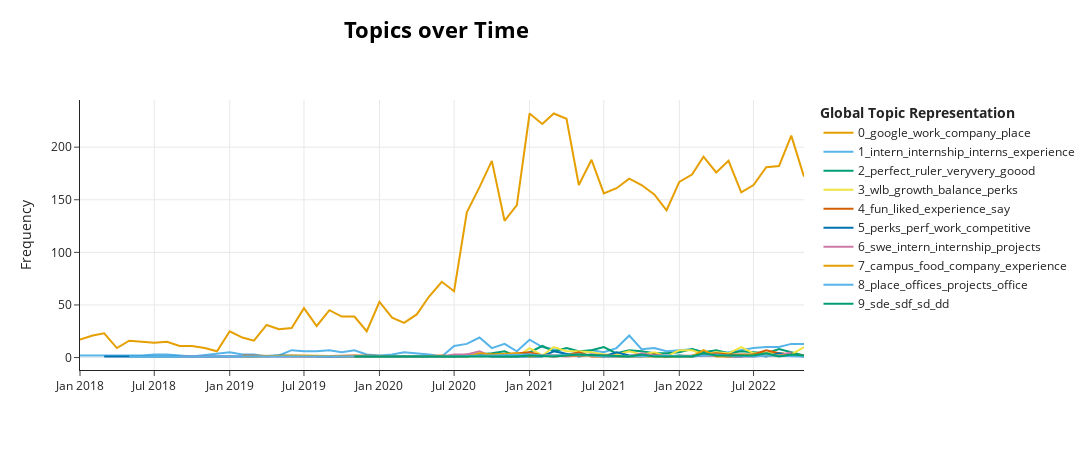

This figure's notebook cell:
### Code cell
topics_over_time = topic_model.topics_over_time(reviews, timestamps)
topics_over_time = topics_over_time[topics_over_time["Timestamp"] >= "2018-01-01"]
topic_model.visualize_topics_over_time(topics_over_time, top_n_topics=10)

### Figure 1 — Plotly figure (JSON) as saved in the notebook; plotly's stock layout.template omitted (floating-point values rounded to 4 significant figures)
{"data": [{"hoverinfo": "text", "hovertext": ["<b>Topic 0</b><br>Words: work, company, google, scale, balance", "<b>Topic 0</b><br>Words: google, engineer, company, chief, environment", "<b>Topic 0</b><br>Words: work, google, engineer, hardware, projects", "<b>Topic 0</b><br>Words: google, work, company, decline, news", "<b>Topic 0</b><br>Words: level, google, engineer, india, profession", "<b>Topic 0</b><br>Words: engineer, company, software, smart, businiss", "<b>Topic 0</b><br>Words: google, company, intelligence, mtv, management", "<b>Topic 0</b><br>Words: google, work, meetings, benefits, company", "<b>Topic 0</b><br>Words: google, data, products, company, privacy", "<b>Topic 0</b><br>Words: projects, place, company, google, environment", "<b>Topic 0</b><br>Words: google, code, work, impact, office", "<b>Topic 0</b><br>Words: wa, amazons, influenced, google, culture", "<b>Topic 0</b><br>Words: company, engineering, culture, engineer, challenges", "<b>Topic 0</b><br>Words: company, work, management, salary, interview", "<b>Topic 0</b><br>Words: residents, place, company, culture, employment", "<b>Topic 0</b><br>Words: google, work, company, managers, benefits", "<b>Topic 0</b><br>Words: google, company, leadership, degree, salary", "<b>Topic 0</b><br>Words: google, company, food, culture, environment", "<b>Topic 0</b><br>Words: google, company, smart, engineering, offices", "<b>Topic 0</b><br>Words: finance, company, google, org, place", "<b>Topic 0</b><br>Words: work, google, company, place, culture", "<b>Topic 0</b><br>Words: place, company, culture, environment, job", "<b>Topic 0</b><br>Words: work, company, place, money, institutionalized", "<b>Topic 0</b><br>Words: place, work, smart, company, experience", "<b>Topic 0</b><br>Words: google, place, company, employees, perks", "<b>Topic 0</b><br>Words: work, company, place, perks, benefits", "<b>Topic 0</b><br>Words: company, google, place, culture, perks", "<b>Topic 0</b><br>Words: datacenter, company, floor, google, food", "<b>Topic 0</b><br>Words: company, work, google, place, software", "<b>Topic 0</b><br>Words: work, company, google, place, pay", "<b>Topic 0</b><br>Words: underleveled, company, employees, environment, balance", "<b>Topic 0</b><br>Words: work, company, place, culture, job", "<b>Topic 0</b><br>Words: work, company, place, balance, culture", "<b>Topic 0</b><br>Words: company, google, place, culture, benefits", "<b>Topic 0</b><br>Words: work, place, company, environment, management", "<b>Topic 0</b><br>Words: company, google, place, salary, environment", "<b>Topic 0</b><br>Words: company, place, culture, cons, benefits", "<b>Topic 0</b><br>Words: google, company, place, culture, benefits", "<b>Topic 0</b><br>Words: work, place, company, culture, benefits", "<b>Topic 0</b><br>Words: work, place, company, cons, benefits", "<b>Topic 0</b><br>Words: work, place, company, culture, environment", "<b>Topic 0</b><br>Words: work, google, company, place, environment", "<b>Topic 0</b><br>Words: company, cons, culture, balance, benefits", "<b>Topic 0</b><br>Words: google, company, place, environment, benefits", "<b>Topic 0</b><br>Words: work, company, place, culture, benefits", "<b>Topic 0</b><br>Words: google, work, company, place, benefits", "<b>Topic 0</b><br>Words: work, google, company, environment, experience", "<b>Topic 0</b><br>Words: work, company, balance, culture, environment", "<b>Topic 0</b><br>Words: work, place, google, company, benefits", "<b>Topic 0</b><br>Words: google, work, company, place, cons", "<b>Topic 0</b><br>Words: company, place, culture, salary, environment", "<b>Topic 0</b><br>Words: work, google, company, place, life", "<b>Topic 0</b><br>Words: work, company, culture, environment, benefits", "<b>Topic 0</b><br>Words: work, company, pay, culture, benefits", "<b>Topic 0</b><br>Words: company, place, culture, environment, management", "<b>Topic 0</b><br>Words: company, salary, environment, perks, benefits", "<b>Topic 0</b><br>Words: google, company, place, environment, benefits", "<b>Topic 0</b><br>Words: google, culture, company, place, cons", "<b>Topic 0</b><br>Words: work, place, company, balance, experience"], "marker": {"color": "#E69F00"}, "mode": "lines", "name": "0_google_work_company_place", "type": "scatter", "x": ["2018-01-01T00:00:00", "2018-02-01T00:00:00", "2018-03-01T00:00:00", "2018-04-01T00:00:00", "2018-05-01T00:00:00", "2018-06-01T00:00:00", "2018-07-01T00:00:00", "2018-08-01T00:00:00", "2018-09-01T00:00:00", "2018-10-01T00:00:00", "2018-11-01T00:00:00", "2018-12-01T00:00:00", "2019-01-01T00:00:00", "2019-02-01T00:00:00", "2019-03-01T00:00:00", "2019-04-01T00:00:00", "2019-05-01T00:00:00", "2019-06-01T00:00:00", "2019-07-01T00:00:00", "2019-08-01T00:00:00", "2019-09-01T00:00:00", "2019-10-01T00:00:00", "2019-11-01T00:00:00", "2019-12-01T00:00:00", "2020-01-01T00:00:00", "2020-02-01T00:00:00", "2020-03-01T00:00:00", "2020-04-01T00:00:00", "2020-05-01T00:00:00", "2020-06-01T00:00:00", "2020-07-01T00:00:00", "2020-08-01T00:00:00", "2020-09-01T00:00:00", "2020-10-01T00:00:00", "2020-11-01T00:00:00", "2020-12-01T00:00:00", "2021-01-01T00:00:00", "2021-02-01T00:00:00", "2021-03-01T00:00:00", "2021-04-01T00:00:00", "2021-05-01T00:00:00", "2021-06-01T00:00:00", "2021-07-01T00:00:00", "2021-08-01T00:00:00", "2021-09-01T00:00:00", "2021-10-01T00:00:00", "2021-11-01T00:00:00", "2021-12-01T00:00:00", "2022-01-01T00:00:00", "2022-02-01T00:00:00", "2022-03-01T00:00:00", "2022-04-01T00:00:00", "2022-05-01T00:00:00", "2022-06-01T00:00:00", "2022-07-01T00:00:00", "2022-08-01T00:00:00", "2022-09-01T00:00:00", "2022-10-01T00:00:00", "2022-11-01T00:00:00"], "y": [17, 21, 23, 9, 16, 15, 14, 15, 11, 11, 9, 6, 25, 19, 16, 31, 27, 28, 47, 30, 45, 39, 39, 25, 53, 38, 33, 41, 58, 72, 63, 138, 162, 187, 130, 145, 232, 222, 232, 227, 164, 188, 156, 161, 170, 164, 155, 140, 167, 174, 191, 176, 187, 157, 164, 181, 182, 211, 172]}, {"hoverinfo": "text", "hovertext": ["<b>Topic 1</b><br>Words: intern, internship, wellsuited, testlike, experience", "<b>Topic 1</b><br>Words: strived, highschool, lifelong, eye, intern", "<b>Topic 1</b><br>Words: intern, toolssystems, thumbs, googleplex, program", "<b>Topic 1</b><br>Words: intern, month, internship, interview, engineer", "<b>Topic 1</b><br>Words: intern, emea, internship, tasks, promotions", "<b>Topic 1</b><br>Words: intern, freshmansophomore, interns, interning, practicum", "<b>Topic 1</b><br>Words: summers, montreal, stories, students, internship", "<b>Topic 1</b><br>Words: internships, matching, interviews, internship, millions", "<b>Topic 1</b><br>Words: internship, host, events, flexiblehard, intern", "<b>Topic 1</b><br>Words: intern, helpdesk, fastpaced, internship, guidance", "<b>Topic 1</b><br>Words: internship, intern, interns, relocation, refactoring", "<b>Topic 1</b><br>Words: thanks, internship, company, food, intern", "<b>Topic 1</b><br>Words: traffic, city, summer, internship, intern", "<b>Topic 1</b><br>Words: intern, internship, resources, interviews, interns", "<b>Topic 1</b><br>Words: intern, programming, experience, tasks, undergraduates", "<b>Topic 1</b><br>Words: intern, internship, monoculture, code, projects", "<b>Topic 1</b><br>Words: intern, internship, munich, experience, interns", "<b>Topic 1</b><br>Words: internship, intern, classes, host, fulltime", "<b>Topic 1</b><br>Words: intern, internship, rents, officecampus, internshipfull", "<b>Topic 1</b><br>Words: internship, recommend, engineeringdevelopmentpm, software, intern", "<b>Topic 1</b><br>Words: boring, sport, zurich, internships, facilities", "<b>Topic 1</b><br>Words: internship, south, quirky, intern, sf", "<b>Topic 1</b><br>Words: internship, interviews, vegetarian, experience, interns", "<b>Topic 1</b><br>Words: internship, intern, developmental, obligations, attend", "<b>Topic 1</b><br>Words: supporting, internship, intern, learning, experience", "<b>Topic 1</b><br>Words: intern, internship, interns, experience, energy", "<b>Topic 1</b><br>Words: internship, interns, intern, host, sessions", "<b>Topic 1</b><br>Words: internship, intern, interns, experience, didnt", "<b>Topic 1</b><br>Words: intern, internship, interns, interviews, experience", "<b>Topic 1</b><br>Words: internship, intern, experience, google, projects", "<b>Topic 1</b><br>Words: internship, intern, freedoms, engineerinternship, oncampus", "<b>Topic 1</b><br>Words: internship, intern, experience, interns, environment", "<b>Topic 1</b><br>Words: intern, internship, interns, relaxed, summer", "<b>Topic 1</b><br>Words: internship, intern, interns, summer, experience", "<b>Topic 1</b><br>Words: internship, intern, ppo, internships, welcoming", "<b>Topic 1</b><br>Words: intern, internship, eu, stakeholders, london", "<b>Topic 1</b><br>Words: intern, internship, experience, mentorshiphost, internsip", "<b>Topic 1</b><br>Words: internship, intern, virtual, adavantages, explore", "<b>Topic 1</b><br>Words: intern, interns, internship, experience, googleinvolved", "<b>Topic 1</b><br>Words: intern, internship, interns, experience, host", "<b>Topic 1</b><br>Words: intern, internship, remotely, integrated, kitchens", "<b>Topic 1</b><br>Words: intern, internship, experience, summer, remotely", "<b>Topic 1</b><br>Words: intern, internship, 2021, googler, activities", "<b>Topic 1</b><br>Words: internship, intern, intersects, freshman, redundant", "<b>Topic 1</b><br>Words: intern, internship, experience, software, inviroment", "<b>Topic 1</b><br>Words: intern, graphs, internship, mentorship, responsibility", "<b>Topic 1</b><br>Words: intern, certificate, internship, qualities, online", "<b>Topic 1</b><br>Words: intern, internship, board, imposter, experience", "<b>Topic 1</b><br>Words: intern, internship, interns, 200k, experience", "<b>Topic 1</b><br>Words: intern, internship, interns, experience, engineering", "<b>Topic 1</b><br>Words: intern, internship, experience, interview, interns", "<b>Topic 1</b><br>Words: intern, interns, internship, bootcamp, program", "<b>Topic 1</b><br>Words: internship, intern, experience, interns, process", "<b>Topic 1</b><br>Words: internship, intern, interns, experience, projects"], "marker": {"color": "#56B4E9"}, "mode": "lines", "name": "1_intern_internship_interns_experience", "type": "scatter", "x": ["2018-01-01T00:00:00", "2018-03-01T00:00:00", "2018-04-01T00:00:00", "2018-06-01T00:00:00", "2018-07-01T00:00:00", "2018-08-01T00:00:00", "2018-09-01T00:00:00", "2018-10-01T00:00:00", "2019-01-01T00:00:00", "2019-02-01T00:00:00", "2019-03-01T00:00:00", "2019-04-01T00:00:00", "2019-05-01T00:00:00", "2019-06-01T00:00:00", "2019-07-01T00:00:00", "2019-08-01T00:00:00", "2019-09-01T00:00:00", "2019-10-01T00:00:00", "2019-11-01T00:00:00", "2019-12-01T00:00:00", "2020-01-01T00:00:00", "2020-02-01T00:00:00", "2020-03-01T00:00:00", "2020-05-01T00:00:00", "2020-06-01T00:00:00", "2020-07-01T00:00:00", "2020-08-01T00:00:00", "2020-09-01T00:00:00", "2020-10-01T00:00:00", "2020-11-01T00:00:00", "2020-12-01T00:00:00", "2021-01-01T00:00:00", "2021-02-01T00:00:00", "2021-03-01T00:00:00", "2021-04-01T00:00:00", "2021-05-01T00:00:00", "2021-06-01T00:00:00", "2021-07-01T00:00:00", "2021-08-01T00:00:00", "2021-09-01T00:00:00", "2021-10-01T00:00:00", "2021-11-01T00:00:00", "2021-12-01T00:00:00", "2022-01-01T00:00:00", "2022-02-01T00:00:00", "2022-03-01T00:00:00", "2022-04-01T00:00:00", "2022-05-01T00:00:00", "2022-06-01T00:00:00", "2022-07-01T00:00:00", "2022-08-01T00:00:00", "2022-09-01T00:00:00", "2022-10-01T00:00:00", "2022-11-01T00:00:00"], "y": [2, 2, 2, 2, 3, 3, 2, 1, 5, 3, 3, 1, 2, 7, 6, 6, 7, 5, 7, 3, 2, 3, 5, 3, 1, 11, 13, 19, 9, 13, 6, 17, 10, 8, 3, 5, 7, 5, 9, 21, 8, 9, 6, 7, 8, 5, 4, 5, 7, 9, 10, 10, 13, 13]}, {"hoverinfo": "text", "hovertext": ["<b>Topic 2</b><br>Words: time, ruler, goood, happy, best", "<b>Topic 2</b><br>Words: perfect, ruler, veryvery, happy, best", "<b>Topic 2</b><br>Words: comments, beat, aspects, ruler, veryvery", "<b>Topic 2</b><br>Words: perfect, ruler, veryvery, goood, best", "<b>Topic 2</b><br>Words: class, best, ruler, veryvery, goood", "<b>Topic 2</b><br>Words: fantabulous, moment, perfect, ruler, veryvery", "<b>Topic 2</b><br>Words: begining, domt, sleep, place, ruler", "<b>Topic 2</b><br>Words: style, dubious, ethically, negatives, grow", "<b>Topic 2</b><br>Words: hooray, unhappy, negative, ruler, internet", "<b>Topic 2</b><br>Words: persistent, inherent, graceful, attribute, af", "<b>Topic 2</b><br>Words: ruler, internet, bestest, ya, vibes", "<b>Topic 2</b><br>Words: bad, future, ominous, pony, everythjng", "<b>Topic 2</b><br>Words: game, badminton, food, ruler, veryvery", "<b>Topic 2</b><br>Words: man, nie, happy, faced, fine", "<b>Topic 2</b><br>Words: bad, ede, absolutamente, knowledge, al", "<b>Topic 2</b><br>Words: pro, verygood, goog, happy, dicj", "<b>Topic 2</b><br>Words: nonnon, goodgood, settled, best, life", "<b>Topic 2</b><br>Words: drop, question, alright, perfect, stuff", "<b>Topic 2</b><br>Words: quality, terrific, current, learned, bad", "<b>Topic 2</b><br>Words: timepass, ananana, nanana, nanananana, nana", "<b>Topic 2</b><br>Words: cheers, negative, fine, doesnt, problems", "<b>Topic 2</b><br>Words: spot, experiment, easy, ruler, veryvery", "<b>Topic 2</b><br>Words: good, terrible, issuw, extradinary, hey", "<b>Topic 2</b><br>Words: nope, thanks, pretty, jolly, powerful", "<b>Topic 2</b><br>Words: lie, ruler, veryvery, goood, happy", "<b>Topic 2</b><br>Words: perundurai, gteat, juper, hreat, ruler", "<b>Topic 2</b><br>Words: fi, superb, reproduce, uc, hai", "<b>Topic 2</b><br>Words: nothnig, fine, associate, ruler, veryvery", "<b>Topic 2</b><br>Words: niceall, awesomesism, omuamua, sights, hermes", "<b>Topic 2</b><br>Words: eyes, handsome, reliable, things, fine", "<b>Topic 2</b><br>Words: bad, graeat, nicess, happy, mind", "<b>Topic 2</b><br>Words: honest, zero, support, perfect, ruler"], "marker": {"color": "#009E73"}, "mode": "lines", "name": "2_perfect_ruler_veryvery_goood", "type": "scatter", "x": ["2019-08-01T00:00:00", "2020-05-01T00:00:00", "2020-06-01T00:00:00", "2020-07-01T00:00:00", "2020-08-01T00:00:00", "2020-09-01T00:00:00", "2020-10-01T00:00:00", "2020-11-01T00:00:00", "2020-12-01T00:00:00", "2021-01-01T00:00:00", "2021-02-01T00:00:00", "2021-03-01T00:00:00", "2021-04-01T00:00:00", "2021-05-01T00:00:00", "2021-06-01T00:00:00", "2021-07-01T00:00:00", "2021-08-01T00:00:00", "2021-09-01T00:00:00", "2021-10-01T00:00:00", "2021-11-01T00:00:00", "2021-12-01T00:00:00", "2022-01-01T00:00:00", "2022-02-01T00:00:00", "2022-03-01T00:00:00", "2022-04-01T00:00:00", "2022-05-01T00:00:00", "2022-06-01T00:00:00", "2022-07-01T00:00:00", "2022-08-01T00:00:00", "2022-09-01T00:00:00", "2022-10-01T00:00:00", "2022-11-01T00:00:00"], "y": [1, 1, 1, 1, 2, 3, 4, 6, 1, 5, 11, 6, 9, 6, 7, 10, 4, 7, 6, 4, 4, 5, 8, 5, 7, 4, 6, 5, 4, 8, 5, 2]}, {"hoverinfo": "text", "hovertext": ["<b>Topic 3</b><br>Words: wlb, encourage, collaboration, culture, company", "<b>Topic 3</b><br>Words: wlb, coop, cross, writing, documentation", "<b>Topic 3</b><br>Words: wlb, silently, infrastructure, headquarters, traffic", "<b>Topic 3</b><br>Words: stability, coworkers, projects, company, balance", "<b>Topic 3</b><br>Words: wlb, compensation, balance, company, perks", "<b>Topic 3</b><br>Words: wlb, wfh, knowledgeable, pay, teammates", "<b>Topic 3</b><br>Words: openess, underresourced, stadia, onboard, promising", "<b>Topic 3</b><br>Words: wlb, promo, company, talent, growth", "<b>Topic 3</b><br>Words: wlb, reviewing, perk, perf, progress", "<b>Topic 3</b><br>Words: wlb, ceo, teams, insurances, promotion", "<b>Topic 3</b><br>Words: wlb, backfills, promotion, 2021, pay", "<b>Topic 3</b><br>Words: wlb, wl, contractors, dhdh, color", "<b>Topic 3</b><br>Words: wlb, kitchen, micro, brand, perks", "<b>Topic 3</b><br>Words: wlb, growth, benefit, refreshers, politics", "<b>Topic 3</b><br>Words: wlb, burnout, perks, corporate, compensation", "<b>Topic 3</b><br>Words: wlb, teammates, growth, potentials, jobs", "<b>Topic 3</b><br>Words: wlb, deprecation, perf, peer, balance", "<b>Topic 3</b><br>Words: wlb, benefit, psych, canvas, bulky", "<b>Topic 3</b><br>Words: wlb, faang, procrastinate, analytics, company", "<b>Topic 3</b><br>Words: wlb, applicablecompatible, competitive, micromanaging, longterm", "<b>Topic 3</b><br>Words: wlb, growth, boiler, tracked, cls", "<b>Topic 3</b><br>Words: wlb, horizontals, tlm, organizational, benifits", "<b>Topic 3</b><br>Words: pay, poland, vaccination, lowballs, industry", "<b>Topic 3</b><br>Words: wlb, pittsburgh, shoes, infra, city", "<b>Topic 3</b><br>Words: wlb, decent, tc, starting, growth", "<b>Topic 3</b><br>Words: wlb, mobility, turnoff, teamsdomains, reign", "<b>Topic 3</b><br>Words: wlb, overhire, dependence, catering, visa", "<b>Topic 3</b><br>Words: wlb, avg, confidence, experience, teammates"], "marker": {"color": "#F0E442"}, "mode": "lines", "name": "3_wlb_growth_balance_perks", "type": "scatter", "x": ["2020-08-01T00:00:00", "2020-09-01T00:00:00", "2020-10-01T00:00:00", "2020-11-01T00:00:00", "2020-12-01T00:00:00", "2021-01-01T00:00:00", "2021-02-01T00:00:00", "2021-03-01T00:00:00", "2021-04-01T00:00:00", "2021-05-01T00:00:00", "2021-06-01T00:00:00", "2021-07-01T00:00:00", "2021-08-01T00:00:00", "2021-09-01T00:00:00", "2021-10-01T00:00:00", "2021-11-01T00:00:00", "2021-12-01T00:00:00", "2022-01-01T00:00:00", "2022-02-01T00:00:00", "2022-03-01T00:00:00", "2022-04-01T00:00:00", "2022-05-01T00:00:00", "2022-06-01T00:00:00", "2022-07-01T00:00:00", "2022-08-01T00:00:00", "2022-09-01T00:00:00", "2022-10-01T00:00:00", "2022-11-01T00:00:00"], "y": [1, 2, 2, 1, 1, 9, 2, 10, 6, 6, 5, 3, 3, 6, 3, 5, 1, 7, 7, 3, 5, 4, 10, 4, 4, 4, 3, 10]}, {"hoverinfo": "text", "hovertext": ["<b>Topic 4</b><br>Words: loved, equipment, activities, meals, expect", "<b>Topic 4</b><br>Words: liked, productive, enjoyed, fun, experience", "<b>Topic 4</b><br>Words: boring, world, career, experience, benefits", "<b>Topic 4</b><br>Words: kind, boring, stuff, perks, fun", "<b>Topic 4</b><br>Words: tiring, mean, fun, hours, liked", "<b>Topic 4</b><br>Words: gig, tech, experience, work, enjoyed", "<b>Topic 4</b><br>Words: enjoyed, motivated, challenging, work, liked", "<b>Topic 4</b><br>Words: headache, evaluated, mental, fun, health", "<b>Topic 4</b><br>Words: nights, tired, fun, hours, benefits", "<b>Topic 4</b><br>Words: impersonification, aweosme, relevancy, loved, drivers", "<b>Topic 4</b><br>Words: expirence, fun, joy, professionals, paced", "<b>Topic 4</b><br>Words: experience, fun, liked, bad, depend", "<b>Topic 4</b><br>Words: room, scam, music, spend, gym", "<b>Topic 4</b><br>Words: enjoyed, fun, liked, experience, movie", "<b>Topic 4</b><br>Words: hefty, sides, fabulous, liked, environment", "<b>Topic 4</b><br>Words: counterproductive, experience, incentives, departments, leaders", "<b>Topic 4</b><br>Words: spoke, boring, experience, liked, say", "<b>Topic 4</b><br>Words: nation, serve, fun, liked, experience", "<b>Topic 4</b><br>Words: space, fun, growth, opportunities, work", "<b>Topic 4</b><br>Words: experience, fun, liked, say, enjoyed", "<b>Topic 4</b><br>Words: movie, money, wasnt, stuff, say", "<b>Topic 4</b><br>Words: bother, things, liked, experience, say", "<b>Topic 4</b><br>Words: rocking, ate, pods, liked, nap", "<b>Topic 4</b><br>Words: tired, liked, heavy, loved, experience", "<b>Topic 4</b><br>Words: 1010, satisfying, mediocre, fun, boring", "<b>Topic 4</b><br>Words: point, stressful, fun, experience, say", "<b>Topic 4</b><br>Words: ordinary, liked, complaints, average, quality", "<b>Topic 4</b><br>Words: bad, recommend, kp, marvel, movie", "<b>Topic 4</b><br>Words: loved, liked, laid, night, approach", "<b>Topic 4</b><br>Words: exprerience, intelligent, experience, fun, liked", "<b>Topic 4</b><br>Words: sucked, soooo, regret, performing, stock"], "marker": {"color": "#D55E00"}, "mode": "lines", "name": "4_fun_liked_experience_say", "type": "scatter", "x": ["2019-02-01T00:00:00", "2019-07-01T00:00:00", "2019-11-01T00:00:00", "2020-03-01T00:00:00", "2020-04-01T00:00:00", "2020-06-01T00:00:00", "2020-07-01T00:00:00", "2020-08-01T00:00:00", "2020-09-01T00:00:00", "2020-10-01T00:00:00", "2020-11-01T00:00:00", "2021-01-01T00:00:00", "2021-02-01T00:00:00", "2021-03-01T00:00:00", "2021-04-01T00:00:00", "2021-05-01T00:00:00", "2021-06-01T00:00:00", "2021-08-01T00:00:00", "2021-09-01T00:00:00", "2021-10-01T00:00:00", "2021-11-01T00:00:00", "2021-12-01T00:00:00", "2022-02-01T00:00:00", "2022-03-01T00:00:00", "2022-04-01T00:00:00", "2022-05-01T00:00:00", "2022-07-01T00:00:00", "2022-08-01T00:00:00", "2022-09-01T00:00:00", "2022-10-01T00:00:00", "2022-11-01T00:00:00"], "y": [2, 1, 2, 1, 1, 2, 1, 3, 2, 3, 3, 5, 2, 1, 2, 5, 1, 1, 1, 1, 3, 1, 2, 3, 4, 3, 3, 7, 4, 3, 2]}, {"hoverinfo": "text", "hovertext": ["<b>Topic 5</b><br>Words: limits, basis, contracts, employees, perks", "<b>Topic 5</b><br>Words: offsite, perks, maintain, gym, worklife", "<b>Topic 5</b><br>Words: notch, respect, benefit, perks, employees", "<b>Topic 5</b><br>Words: silo, perks, 100k, perf, options", "<b>Topic 5</b><br>Words: perks, job, environment, perf, competitive", "<b>Topic 5</b><br>Words: variability, benefit, positive, perks, culture", "<b>Topic 5</b><br>Words: perks, tape, competitive, impact, salary", "<b>Topic 5</b><br>Words: hits, perks, launching, perf, imposter", "<b>Topic 5</b><br>Words: tier, smartest, contractors, perks, career", "<b>Topic 5</b><br>Words: advance, room, perks, benefits, perf", "<b>Topic 5</b><br>Words: coworker, facebook, perks, promotion, perf", "<b>Topic 5</b><br>Words: perf, competitive, smart, culture, perks", "<b>Topic 5</b><br>Words: goog, visibility, perks, company, work", "<b>Topic 5</b><br>Words: perks, names, mercy, swag, perf", "<b>Topic 5</b><br>Words: ramp, perks, productive, work, competitive", "<b>Topic 5</b><br>Words: perf, process, benefits, balance, perks", "<b>Topic 5</b><br>Words: lunches, perks, like, management, competitive", "<b>Topic 5</b><br>Words: moving, feels, perks, compensation, perf", "<b>Topic 5</b><br>Words: perf, stressful, perks, compensation, coworkers", "<b>Topic 5</b><br>Words: perks, employer, territory, badge, corp", "<b>Topic 5</b><br>Words: practical, overrated, perk, learning, perks", "<b>Topic 5</b><br>Words: perks, optimising, benifits, unique, competitive", "<b>Topic 5</b><br>Words: certification, joyful, perks, competitive, smart", "<b>Topic 5</b><br>Words: perks, excitement, conversations, sf, collaborative", "<b>Topic 5</b><br>Words: opt, perks, avg, 401k, commute", "<b>Topic 5</b><br>Words: perks, overachievers, smart, competitive, projects", "<b>Topic 5</b><br>Words: culturally, competent, inclusive, contract, perks", "<b>Topic 5</b><br>Words: cash, ration, perks, massage, workload", "<b>Topic 5</b><br>Words: spin, monotonous, perks, perf, competitive", "<b>Topic 5</b><br>Words: perks, pandemic, micromanagey, paternal, solo", "<b>Topic 5</b><br>Words: perks, workdays, overstaffing, notch, relocation", "<b>Topic 5</b><br>Words: dope, perks, friendly, perf, work", "<b>Topic 5</b><br>Words: calls, perks, meetings, environment, work", "<b>Topic 5</b><br>Words: perks, sales, coolers, offerings, restructuring", "<b>Topic 5</b><br>Words: perkz, workload, staff, benefits, perks", "<b>Topic 5</b><br>Words: perks, standups, swag, massages, events", "<b>Topic 5</b><br>Words: routine, perks, documentation, startups, benefits"], "marker": {"color": "#0072B2"}, "mode": "lines", "name": "5_perks_perf_work_competitive", "type": "scatter", "x": ["2018-03-01T00:00:00", "2018-10-01T00:00:00", "2019-03-01T00:00:00", "2019-05-01T00:00:00", "2019-08-01T00:00:00", "2019-09-01T00:00:00", "2019-11-01T00:00:00", "2020-01-01T00:00:00", "2020-02-01T00:00:00", "2020-03-01T00:00:00", "2020-06-01T00:00:00", "2020-07-01T00:00:00", "2020-08-01T00:00:00", "2020-09-01T00:00:00", "2020-10-01T00:00:00", "2020-11-01T00:00:00", "2020-12-01T00:00:00", "2021-01-01T00:00:00", "2021-02-01T00:00:00", "2021-03-01T00:00:00", "2021-05-01T00:00:00", "2021-06-01T00:00:00", "2021-07-01T00:00:00", "2021-08-01T00:00:00", "2021-09-01T00:00:00", "2021-11-01T00:00:00", "2021-12-01T00:00:00", "2022-01-01T00:00:00", "2022-02-01T00:00:00", "2022-03-01T00:00:00", "2022-04-01T00:00:00", "2022-05-01T00:00:00", "2022-06-01T00:00:00", "2022-07-01T00:00:00", "2022-08-01T00:00:00", "2022-09-01T00:00:00", "2022-11-01T00:00:00"], "y": [1, 1, 1, 2, 1, 1, 1, 1, 1, 1, 1, 1, 1, 3, 1, 1, 1, 1, 1, 6, 1, 3, 1, 5, 2, 2, 1, 2, 1, 2, 2, 1, 1, 3, 1, 4, 1]}, {"hoverinfo": "text", "hovertext": ["<b>Topic 6</b><br>Words: swe, disposal, intern, resources, benefits", "<b>Topic 6</b><br>Words: swe, intel, transistorlevel, projectsorgs, lowlevel", "<b>Topic 6</b><br>Words: swe, swes, startups, smart, company", "<b>Topic 6</b><br>Words: swe, projects, environment, intern, internship", "<b>Topic 6</b><br>Words: swe, policies, intern, internship, projects", "<b>Topic 6</b><br>Words: swe, considered, write, coding, internship", "<b>Topic 6</b><br>Words: swe, paper, stressful, benefits, intern", "<b>Topic 6</b><br>Words: swe, teammate, l3, grad, promo", "<b>Topic 6</b><br>Words: swe, intern, ep, hosts, mentorship", "<b>Topic 6</b><br>Words: swe, interests, intern, internship, location", "<b>Topic 6</b><br>Words: swe, intern, tools, 2020, fun", "<b>Topic 6</b><br>Words: swe, grind, liked, interview, intern", "<b>Topic 6</b><br>Words: swe, recruiting, spent, internship, office", "<b>Topic 6</b><br>Words: swe, space, corporate, learn, benefits", "<b>Topic 6</b><br>Words: swe, internship, entry, pandemic, locations", "<b>Topic 6</b><br>Words: swe, advancement, opportunities, intern, internship", "<b>Topic 6</b><br>Words: swe, rip, ergs, covid, internship", "<b>Topic 6</b><br>Words: mainstream, swe, peers, projects, company", "<b>Topic 6</b><br>Words: swe, intern, programs, department, internship", "<b>Topic 6</b><br>Words: swe, intern, stipend, onboarding, activities", "<b>Topic 6</b><br>Words: internship, swe, streamlined, break, host", "<b>Topic 6</b><br>Words: swe, intern, internship, swag, l3", "<b>Topic 6</b><br>Words: swe, company, intern, internship, projects", "<b>Topic 6</b><br>Words: swe, engs, orgs, promotions, intern", "<b>Topic 6</b><br>Words: swe, micromanagement, opportunities, intern, internship", "<b>Topic 6</b><br>Words: swe, administrative, pursue, recruiting, mentorship", "<b>Topic 6</b><br>Words: swe, intern, culture, engineering, environment", "<b>Topic 6</b><br>Words: swe, manager, compensation, intern, internship", "<b>Topic 6</b><br>Words: swe, routine, risk, startups, flexibility", "<b>Topic 6</b><br>Words: swe, intern, internship, projects, swes", "<b>Topic 6</b><br>Words: swe, goole, intern, mentorship, promotion", "<b>Topic 6</b><br>Words: swe, hoogle, intern, terms, managers", "<b>Topic 6</b><br>Words: swe, intern, projects, unified, team"], "marker": {"color": "#CC79A7"}, "mode": "lines", "name": "6_swe_intern_internship_projects", "type": "scatter", "x": ["2018-09-01T00:00:00", "2019-01-01T00:00:00", "2019-02-01T00:00:00", "2019-07-01T00:00:00", "2019-08-01T00:00:00", "2019-11-01T00:00:00", "2020-04-01T00:00:00", "2020-06-01T00:00:00", "2020-07-01T00:00:00", "2020-08-01T00:00:00", "2020-09-01T00:00:00", "2020-10-01T00:00:00", "2020-11-01T00:00:00", "2020-12-01T00:00:00", "2021-01-01T00:00:00", "2021-02-01T00:00:00", "2021-03-01T00:00:00", "2021-04-01T00:00:00", "2021-06-01T00:00:00", "2021-08-01T00:00:00", "2021-09-01T00:00:00", "2021-10-01T00:00:00", "2021-11-01T00:00:00", "2021-12-01T00:00:00", "2022-01-01T00:00:00", "2022-03-01T00:00:00", "2022-04-01T00:00:00", "2022-05-01T00:00:00", "2022-06-01T00:00:00", "2022-07-01T00:00:00", "2022-08-01T00:00:00", "2022-09-01T00:00:00", "2022-10-01T00:00:00"], "y": [1, 1, 1, 1, 1, 1, 1, 1, 3, 3, 6, 1, 2, 2, 3, 2, 2, 1, 3, 2, 1, 4, 2, 2, 1, 2, 2, 1, 1, 1, 2, 2, 5]}, {"hoverinfo": "text", "hovertext": ["<b>Topic 7</b><br>Words: campus, gear, waterloo, bland, toronto", "<b>Topic 7</b><br>Words: campus, infrastructure, environment, company, experience", "<b>Topic 7</b><br>Words: campus, degrading, fading, policy, perks", "<b>Topic 7</b><br>Words: campus, resident, meeting, college, practices", "<b>Topic 7</b><br>Words: clear, campus, wasted, staff, pay", "<b>Topic 7</b><br>Words: uu, cooperative, development, flexible, campus", "<b>Topic 7</b><br>Words: campus, experience, company, buildings, hours", "<b>Topic 7</b><br>Words: campus, internfulltime, antisocial, beaurocratic, tended", "<b>Topic 7</b><br>Words: campus, biggie, housing, policy, experience", "<b>Topic 7</b><br>Words: campus, dope, food, place, fun", "<b>Topic 7</b><br>Words: campus, explore, opportunity, company, experience", "<b>Topic 7</b><br>Words: campus, cloak, appraisal, distrust, wheel", "<b>Topic 7</b><br>Words: campus, disadvantage, commute, managers, coworkers", "<b>Topic 7</b><br>Words: campus, percs, perksbenefits, documentation, perf", "<b>Topic 7</b><br>Words: campus, laptop, commute, health, decent", "<b>Topic 7</b><br>Words: taxes, campus, hours, gym, company", "<b>Topic 7</b><br>Words: maximum, campus, productivity, environment, company", "<b>Topic 7</b><br>Words: campus, oasis, competent, positions, research", "<b>Topic 7</b><br>Words: purpose, bar, campus, company, experience", "<b>Topic 7</b><br>Words: campus, swiftly, campusoffice, benefits, lunches", "<b>Topic 7</b><br>Words: workspaces, campus, company, experience, buildings", "<b>Topic 7</b><br>Words: placement, campus, salary, company, experience", "<b>Topic 7</b><br>Words: campus, beanie, benifits, massages, food", "<b>Topic 7</b><br>Words: campus, transport, clean, holidays, experience", "<b>Topic 7</b><br>Words: campus, sweet, enjoyable, lunch, pay", "<b>Topic 7</b><br>Words: filing, campus, pipeline, student, perf", "<b>Topic 7</b><br>Words: campus, seats, woman, food, bus"], "marker": {"color": "#E69F00"}, "mode": "lines", "name": "7_campus_food_company_experience", "type": "scatter", "x": ["2019-02-01T00:00:00", "2019-03-01T00:00:00", "2019-06-01T00:00:00", "2019-07-01T00:00:00", "2019-11-01T00:00:00", "2020-04-01T00:00:00", "2020-08-01T00:00:00", "2020-09-01T00:00:00", "2020-10-01T00:00:00", "2020-12-01T00:00:00", "2021-01-01T00:00:00", "2021-02-01T00:00:00", "2021-03-01T00:00:00", "2021-05-01T00:00:00", "2021-07-01T00:00:00", "2021-08-01T00:00:00", "2021-09-01T00:00:00", "2021-11-01T00:00:00", "2022-02-01T00:00:00", "2022-03-01T00:00:00", "2022-04-01T00:00:00", "2022-05-01T00:00:00", "2022-06-01T00:00:00", "2022-07-01T00:00:00", "2022-08-01T00:00:00", "2022-10-01T00:00:00", "2022-11-01T00:00:00"], "y": [1, 1, 2, 2, 1, 1, 1, 4, 3, 4, 1, 2, 2, 2, 2, 1, 1, 1, 1, 7, 1, 1, 2, 3, 2, 2, 2]}, {"hoverinfo": "text", "hovertext": ["<b>Topic 8</b><br>Words: economically, sites, legacy, codebase, business", "<b>Topic 8</b><br>Words: remote, culture, offices, projects, office", "<b>Topic 8</b><br>Words: raise, policies, pay, perks, benefits", "<b>Topic 8</b><br>Words: ethics, security, levels, offices, projects", "<b>Topic 8</b><br>Words: canada, drain, locations, evil, offices", "<b>Topic 8</b><br>Words: opportunities, transfer, space, offices, communication", "<b>Topic 8</b><br>Words: handcuffs, interviews, hired, fulltime, companies", "<b>Topic 8</b><br>Words: remote, causes, unethical, policy, direction", "<b>Topic 8</b><br>Words: remote, facetoface, interact, experience, campus", "<b>Topic 8</b><br>Words: stubborn, documentation, options, development, projects", "<b>Topic 8</b><br>Words: employers, room, offices, flexibility, culture", "<b>Topic 8</b><br>Words: remote, analyst, opportunities, benefits, company", "<b>Topic 8</b><br>Words: remote, changes, start, career, management", "<b>Topic 8</b><br>Words: excluded, west, evenings, ratings, impacts", "<b>Topic 8</b><br>Words: niceremote, covid19, prestige, place, bureaucracy", "<b>Topic 8</b><br>Words: remote, bonus, job, advice, salary", "<b>Topic 8</b><br>Words: researchers, development, career, managers, salary", "<b>Topic 8</b><br>Words: cuts, work, pay, workers, hours", "<b>Topic 8</b><br>Words: onboarding, prestige, ceo, internal, perks", "<b>Topic 8</b><br>Words: instance, remotely, tasks, workplace, skills", "<b>Topic 8</b><br>Words: breaks, hours, salary, flexibility, engineering", "<b>Topic 8</b><br>Words: hardware, taiwan, resource, engineer, colleagues"], "marker": {"color": "#56B4E9"}, "mode": "lines", "name": "8_place_offices_projects_office", "type": "scatter", "x": ["2018-05-01T00:00:00", "2019-09-01T00:00:00", "2020-05-01T00:00:00", "2020-06-01T00:00:00", "2020-07-01T00:00:00", "2020-09-01T00:00:00", "2020-10-01T00:00:00", "2021-01-01T00:00:00", "2021-02-01T00:00:00", "2021-03-01T00:00:00", "2021-05-01T00:00:00", "2021-07-01T00:00:00", "2021-08-01T00:00:00", "2021-10-01T00:00:00", "2021-12-01T00:00:00", "2022-01-01T00:00:00", "2022-03-01T00:00:00", "2022-04-01T00:00:00", "2022-05-01T00:00:00", "2022-07-01T00:00:00", "2022-08-01T00:00:00", "2022-11-01T00:00:00"], "y": [1, 1, 1, 1, 1, 2, 2, 3, 2, 2, 3, 1, 1, 1, 2, 1, 2, 3, 2, 1, 2, 1]}, {"hoverinfo": "text", "hovertext": ["<b>Topic 9</b><br>Words: interviewee, topics, study, sde, sdf", "<b>Topic 9</b><br>Words: sde, l3, hiring, sdf, sd", "<b>Topic 9</b><br>Words: sdf, sde, employee, company, sdet", "<b>Topic 9</b><br>Words: sde, salary, sdf, sd, dd", "<b>Topic 9</b><br>Words: sde, uber, salary, sdf, sd", "<b>Topic 9</b><br>Words: sde, company, sdf, sdet, culture", "<b>Topic 9</b><br>Words: sde, tech, company, sdf, sd", "<b>Topic 9</b><br>Words: dd, sdf, sde, dgdfsb, fsdbdfb", "<b>Topic 9</b><br>Words: sde, dept, stable, sdf, salary", "<b>Topic 9</b><br>Words: sd, dd, sde, sdf, sdet", "<b>Topic 9</b><br>Words: sde, sdf, sd, sdet, culture", "<b>Topic 9</b><br>Words: sde, mangaemnet, sde1, micro, intern", "<b>Topic 9</b><br>Words: sde, employeee, facility, package, sdf", "<b>Topic 9</b><br>Words: sde, exposure, environment, sdf, sd", "<b>Topic 9</b><br>Words: sdet, industry, sde, sdf, sd", "<b>Topic 9</b><br>Words: sde, sd, sde1, dsad, testing", "<b>Topic 9</b><br>Words: sde, competitive, google, environment, sdf", "<b>Topic 9</b><br>Words: sde, cohort, companies, sdf, sd", "<b>Topic 9</b><br>Words: sde, sharea, ethics, stock, opportunity", "<b>Topic 9</b><br>Words: sde, beneficial, stipend, sdf, intern", "<b>Topic 9</b><br>Words: sde, return, intern, experience, sdf", "<b>Topic 9</b><br>Words: sde, sdet, python, testing, services", "<b>Topic 9</b><br>Words: sde, matching, interview, intern, sdf"], "marker": {"color": "#009E73"}, "mode": "lines", "name": "9_sde_sdf_sd_dd", "type": "scatter", "x": ["2019-11-01T00:00:00", "2020-03-01T00:00:00", "2020-08-01T00:00:00", "2020-10-01T00:00:00", "2020-11-01T00:00:00", "2020-12-01T00:00:00", "2021-01-01T00:00:00", "2021-03-01T00:00:00", "2021-05-01T00:00:00", "2021-07-01T00:00:00", "2021-09-01T00:00:00", "2021-10-01T00:00:00", "2021-11-01T00:00:00", "2021-12-01T00:00:00", "2022-02-01T00:00:00", "2022-03-01T00:00:00", "2022-04-01T00:00:00", "2022-05-01T00:00:00", "2022-07-01T00:00:00", "2022-08-01T00:00:00", "2022-09-01T00:00:00", "2022-10-01T00:00:00", "2022-11-01T00:00:00"], "y": [1, 1, 1, 1, 1, 1, 2, 1, 3, 2, 1, 3, 1, 1, 1, 4, 2, 2, 2, 4, 1, 3, 2]}], "layout": {"height": 450, "hoverlabel": {"bgcolor": "white", "font": {"family": "Rockwell", "size": 16}}, "legend": {"title": {"text": "<b>Global Topic Representation"}}, "title": {"font": {"color": "Black", "size": 22}, "text": "<b>Topics over Time", "x": 0.4, "xanchor": "center", "y": 0.95, "yanchor": "top"}, "width": 1250, "xaxis": {"showgrid": true}, "yaxis": {"showgrid": true, "title": {"text": "Frequency"}}}}
